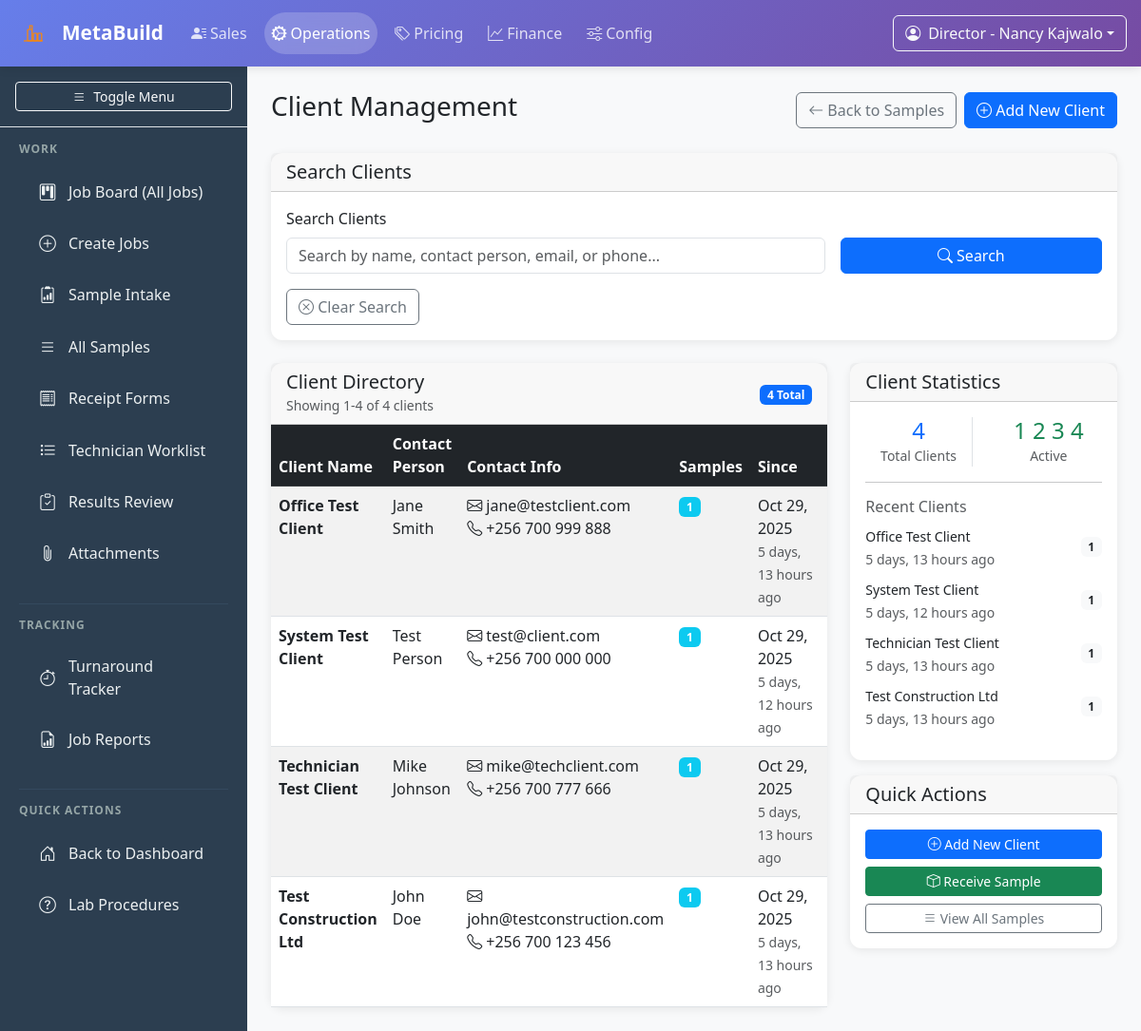
Before: /operations/clients/ (signed in) with the older database file.
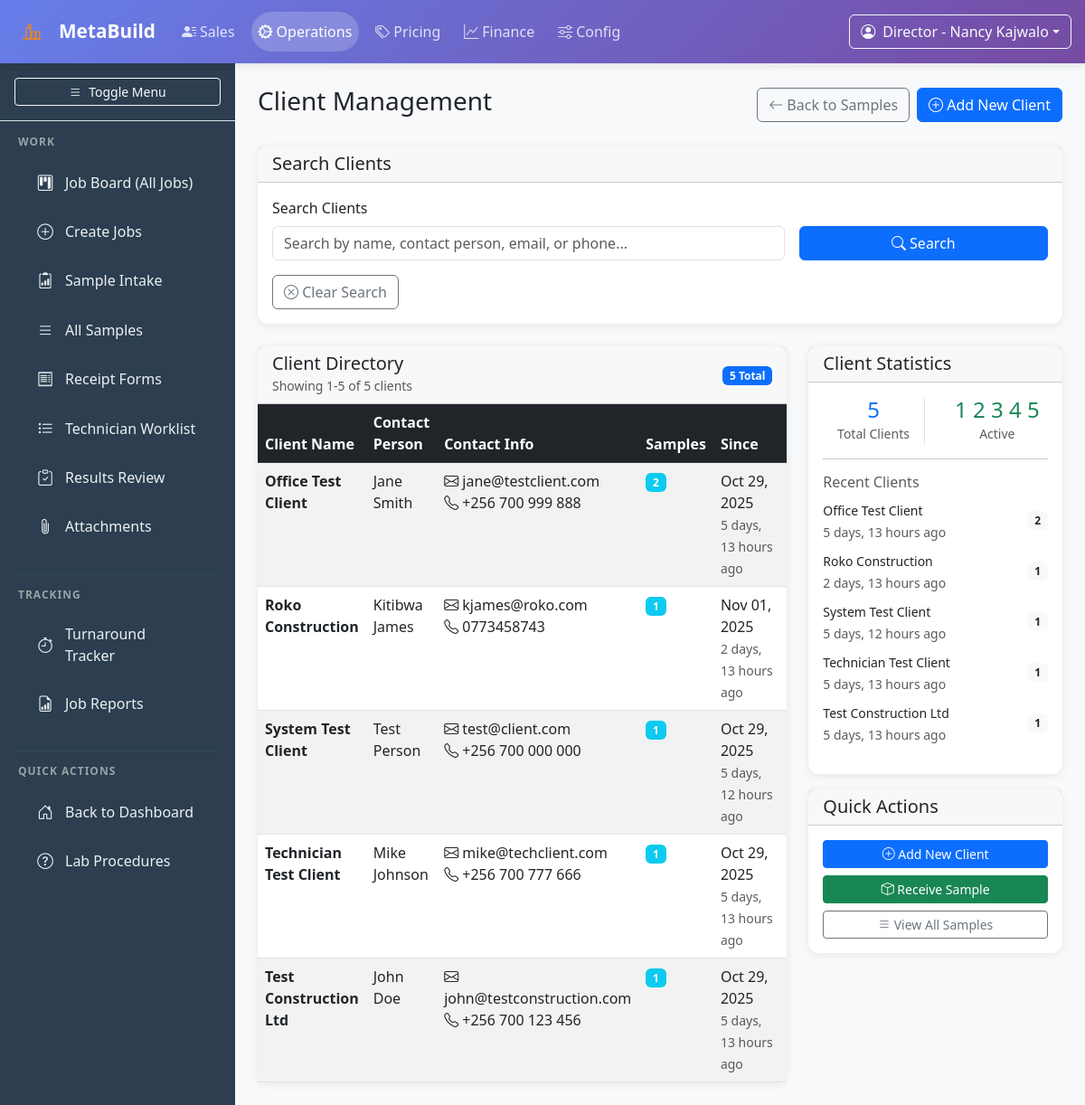
After: the same page with the newer database file.
### operations/models.py (models this page shows, shortened)
class Client(models.Model):
    name = models.CharField(max_length=200, help_text="Client or company name")
    contact_person = models.CharField(max_length=200, blank=True, help_text="Primary contact person")
    email = models.EmailField(blank=True)
    phone = models.CharField(max_length=20, blank=True)
    address = models.TextField(blank=True)
    company_registration = models.CharField(max_length=100, blank=True, help_text="Company registration number")
    is_active = models.BooleanField(default=True)
    created_at = models.DateTimeField(auto_now_add=True)
    updated_at = models.DateTimeField(auto_now=True)
    class Meta:
        verbose_name = "Client"
        verbose_name_plural = "Clients"
        ordering = ['name']

### operations/views.py (the view, shortened to what this page needs)
# urls.py: path('clients/', views.client_management, name='client_management'),
@login_required
def client_management(request):
    if not check_client_management_access(request.user):
        raise PermissionDenied("Client management access required. Office Staff, Lab Manager, and Directors only.")
    search_query = request.GET.get('search', '')
    status_filter = request.GET.get('status', '')
    clients = Client.objects.all().annotate(
        sample_count=Count('samples')
    )
    if status_filter == 'active':
        clients = clients.filter(is_active=True)
    elif status_filter == 'inactive':
        clients = clients.filter(is_active=False)
    clients = clients.order_by('name')
    total_clients = Client.objects.count()
    active_clients = Client.objects.filter(is_active=True).count()
    inactive_clients = Client.objects.filter(is_active=False).count()
    paginator = Paginator(clients, 25)
    page_number = request.GET.get('page')
    page_obj = paginator.get_page(page_number)
    context = get_base_context(request.user)
    context.update({
        'page_title': 'Client Management',
        'page_obj': page_obj,
        'clients': page_obj,
        'search_query': search_query,
        'status_filter': status_filter,
        'total_clients': total_clients,
        'active_clients': active_clients,
        'inactive_clients': inactive_clients,
        'can_manage_clients': check_client_management_access(request.user),
    })
    return render(request, 'operations/client_management.html', context)

### core/models.py (called while the page is built)
    def get_role_display(self):
        return dict(self.ROLE_CHOICES).get(self.role, self.role)

    def get_accessible_modules(self):
        access_matrix = {
            'director': ['sales', 'operations', 'pricing', 'finance', 'config'],
            'lab_manager': ['sales', 'operations', 'pricing', 'finance'],  # Added sales for client management
            'office_staff': ['sales', 'operations', 'finance'],  # Added operations for sample intake
            'technician': ['operations'],
        }
        return access_matrix.get(self.role, [])

### operations/views.py (called while the page is built)
def get_base_context(user):
    return {
        'accessible_modules': user.get_accessible_modules() if user.is_authenticated else [],
        'user_role': user.role if user.is_authenticated else None,
    }

def check_client_management_access(user):
    return user.role in ['office_staff', 'lab_manager', 'director']

### templates/operations/client_management.html (shortened to what the changed rows need)
{% extends 'operations/base_operations.html' %}
{% block content %}
<div class="d-flex justify-content-between align-items-center mb-4">
    <h1 class="h3">{{ page_title }}</h1>
</div>
<div class="row">
    <div class="col-md-8">
        <div class="card">
            <div class="card-header">
                <div class="row align-items-center">
                    <div class="col">
                        <h5 class="card-title mb-0">Client Directory</h5>
                        <small class="text-muted">Showing {{ page_obj.start_index }}-{{ page_obj.end_index }} of {{ total_clients }} clients</small>
                    </div>
                    <div class="col-auto">
                        <span class="badge bg-primary">{{ total_clients }} Total</span>
                    </div>
                </div>
            </div>
            <div class="card-body p-0">
                <div class="table-responsive">
                    <table class="table table-striped table-hover mb-0">
                        <thead class="table-dark">
                            <tr>
                                <th>Client Name</th>
                                <th>Contact Person</th>
                                <th>Contact Info</th>
                                <th>Samples</th>
                                <th>Since</th>
                                <th>Status</th>
                            </tr>
                        </thead>
                        <tbody>
                            {% for client in clients %}
                                <tr>
                                    <td>
                                        <div class="fw-semibold">{{ client.name }}</div>
                                    </td>
                                    <td>
                                        {% if client.contact_person %}
                                            {{ client.contact_person }}
                                        {% else %}
                                            <span class="text-muted">Not specified</span>
                                        {% endif %}
                                    </td>
                                    <td>
                                        {% if client.email %}
                                            <div><i class="bi bi-envelope"></i> {{ client.email }}</div>
                                        {% endif %}
                                        {% if client.phone %}
                                            <div><i class="bi bi-telephone"></i> {{ client.phone }}</div>
                                        {% endif %}
                                    </td>
                                    <td>
                                        <span class="badge bg-info">{{ client.samples.count }}</span>
                                    </td>
                                    <td>
                                        <div>{{ client.created_at|date:"M d, Y" }}</div>
                                        <small class="text-muted">{{ client.created_at|timesince }} ago</small>
                                    </td>
                                    <td>
                                    </td>
                                </tr>
                            {% endfor %}
                        </tbody>
                    </table>
                </div>
            </div>
        </div>
    </div>
    <div class="col-md-4">
        <div class="card">
            <div class="card-body">
                <div class="row text-center">
                    <div class="col-6">
                        <div class="border-end">
                            <h4 class="text-primary mb-0">{{ total_clients }}</h4>
                            <small class="text-muted">Total Clients</small>
                        </div>
                    </div>
                    <div class="col-6">
                        <h4 class="text-success mb-0">
                            {% for client in clients %}
                                {% if client.is_active %}{{ forloop.counter }}{% endif %}
                            {% endfor %}
                        </h4>
                        <small class="text-muted">Active</small>
                    </div>
                </div>
                <div class="mb-3">
                    {% for client in clients|slice:":5" %}
                        <div class="d-flex justify-content-between align-items-center mb-2">
                            <div>
                                <small class="fw-medium">{{ client.name }}</small>
                                <br>
                                <small class="text-muted">{{ client.created_at|timesince }} ago</small>
                            </div>
                            <span class="badge bg-light text-dark">{{ client.samples.count }}</span>
                        </div>
                    {% endfor %}
                </div>
            </div>
        </div>
    </div>
</div>
{% endblock %}

Changed rows visible on the page:
computed for Client "Office Test Client": samples.count "1" → "2"
added Client: name "Roko Construction", contact_person "Kitibwa James", email "kjames@roko.com", phone "0773458743", samples.count "1", created_at "Nov 01, 2025", created_at "2 days, 13 hours"
Other visible differences:
{{ page_obj.end_index }}: "4" → "5"
{{ total_clients }}: "4" → "5"
